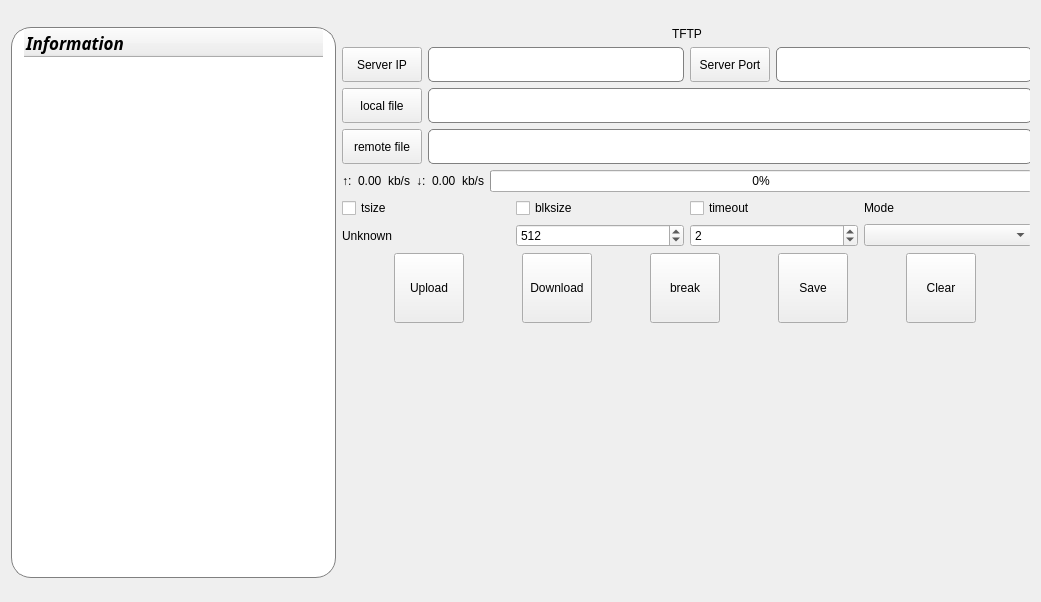
<?xml version="1.0" encoding="UTF-8"?>
<ui version="4.0">
 <class>Widget</class>
 <widget class="QWidget" name="Widget">
  <property name="geometry">
   <rect>
    <x>0</x>
    <y>0</y>
    <width>1041</width>
    <height>602</height>
   </rect>
  </property>
  <property name="minimumSize">
   <size>
    <width>0</width>
    <height>0</height>
   </size>
  </property>
  <property name="windowTitle">
   <string>Widget</string>
  </property>
  <property name="styleSheet">
   <string notr="true"/>
  </property>
  <layout class="QGridLayout" name="gridLayout">
   <item row="0" column="0">
    <widget class="QWidget" name="w_bg" native="true">
     <widget class="QWidget" name="horizontalLayoutWidget_2">
      <property name="geometry">
       <rect>
        <x>0</x>
        <y>16</y>
        <width>1021</width>
        <height>551</height>
       </rect>
      </property>
      <layout class="QHBoxLayout" name="horizontalLayout_2">
       <item>
        <widget class="QTreeWidget" name="treeWidget">
         <property name="styleSheet">
          <string notr="true">QTreeWidget{
border: 1px solid grey ;  
border-radius:20px;
padding: 1px 12px 1px 12px;  
background-color:rgb(255,255,255)
}</string>
         </property>
         <column>
          <property name="text">
           <string>Information</string>
          </property>
          <property name="font">
           <font>
            <family>Perpetua</family>
            <pointsize>13</pointsize>
            <italic>true</italic>
            <bold>true</bold>
           </font>
          </property>
          <property name="icon">
           <iconset>
            <normaloff>icons/name.png</normaloff>icons/name.png</iconset>
          </property>
         </column>
        </widget>
       </item>
       <item>
        <layout class="QVBoxLayout" name="verticalLayout" stretch="0,0,0,0,0,0,1,0,0">
         <item>
          <widget class="QLabel" name="title_label">
           <property name="styleSheet">
            <string notr="true">font-family: &quot;Arial&quot;;</string>
           </property>
           <property name="text">
            <string>TFTP</string>
           </property>
           <property name="alignment">
            <set>Qt::AlignCenter</set>
           </property>
          </widget>
         </item>
         <item>
          <layout class="QHBoxLayout" name="horizontalLayout_18" stretch="0,0,0">
           <item>
            <widget class="QPushButton" name="btnServerIP">
             <property name="maximumSize">
              <size>
               <width>16777215</width>
               <height>35</height>
              </size>
             </property>
             <property name="cursor">
              <cursorShape>PointingHandCursor</cursorShape>
             </property>
             <property name="styleSheet">
              <string notr="true"/>
             </property>
             <property name="text">
              <string>Server IP</string>
             </property>
             <property name="iconSize">
              <size>
               <width>20</width>
               <height>20</height>
              </size>
             </property>
             <property name="autoDefault">
              <bool>false</bool>
             </property>
             <property name="default">
              <bool>false</bool>
             </property>
             <property name="flat">
              <bool>false</bool>
             </property>
            </widget>
           </item>
           <item>
            <widget class="QTextEdit" name="textEditServerIP">
             <property name="maximumSize">
              <size>
               <width>16777215</width>
               <height>35</height>
              </size>
             </property>
             <property name="styleSheet">
              <string notr="true">QTextEdit
{
border: 1px solid grey ;  
border-radius:5px;
padding: 1px 1px 1px 1px;  
background-color:rgb(255,255,255)
}</string>
             </property>
            </widget>
           </item>
           <item>
            <layout class="QHBoxLayout" name="horizontalLayout_14" stretch="0,0">
             <item>
              <widget class="QPushButton" name="btnServerPort">
               <property name="maximumSize">
                <size>
                 <width>16777215</width>
                 <height>35</height>
                </size>
               </property>
               <property name="cursor">
                <cursorShape>PointingHandCursor</cursorShape>
               </property>
               <property name="styleSheet">
                <string notr="true"/>
               </property>
               <property name="text">
                <string>Server Port</string>
               </property>
               <property name="iconSize">
                <size>
                 <width>20</width>
                 <height>20</height>
                </size>
               </property>
               <property name="autoDefault">
                <bool>false</bool>
               </property>
               <property name="default">
                <bool>false</bool>
               </property>
               <property name="flat">
                <bool>false</bool>
               </property>
              </widget>
             </item>
             <item>
              <widget class="QTextEdit" name="textEditServerPort">
               <property name="maximumSize">
                <size>
                 <width>16777215</width>
                 <height>35</height>
                </size>
               </property>
               <property name="styleSheet">
                <string notr="true">QTextEdit
{
border: 1px solid grey ;  
border-radius:5px;
padding: 1px 1px 1px 1px;  
background-color:rgb(255,255,255)
}</string>
               </property>
              </widget>
             </item>
            </layout>
           </item>
          </layout>
         </item>
         <item>
          <layout class="QHBoxLayout" name="horizontalLayout_17" stretch="0,0">
           <item>
            <widget class="QPushButton" name="btnLocalfile">
             <property name="maximumSize">
              <size>
               <width>16777215</width>
               <height>35</height>
              </size>
             </property>
             <property name="cursor">
              <cursorShape>PointingHandCursor</cursorShape>
             </property>
             <property name="styleSheet">
              <string notr="true"/>
             </property>
             <property name="text">
              <string>local file</string>
             </property>
             <property name="icon">
              <iconset>
               <normaloff>icons/open.png</normaloff>icons/open.png</iconset>
             </property>
             <property name="iconSize">
              <size>
               <width>20</width>
               <height>20</height>
              </size>
             </property>
             <property name="autoDefault">
              <bool>false</bool>
             </property>
             <property name="default">
              <bool>false</bool>
             </property>
             <property name="flat">
              <bool>false</bool>
             </property>
            </widget>
           </item>
           <item>
            <widget class="QTextEdit" name="textLocalfile">
             <property name="maximumSize">
              <size>
               <width>16777215</width>
               <height>35</height>
              </size>
             </property>
             <property name="styleSheet">
              <string notr="true">QTextEdit
{
border: 1px solid grey ;  
border-radius:5px;
padding: 1px 1px 1px 1px;  
background-color:rgb(255,255,255)
}</string>
             </property>
            </widget>
           </item>
          </layout>
         </item>
         <item>
          <layout class="QHBoxLayout" name="horizontalLayout">
           <item>
            <widget class="QPushButton" name="btnRemotefile">
             <property name="maximumSize">
              <size>
               <width>16777215</width>
               <height>35</height>
              </size>
             </property>
             <property name="cursor">
              <cursorShape>PointingHandCursor</cursorShape>
             </property>
             <property name="styleSheet">
              <string notr="true"/>
             </property>
             <property name="text">
              <string>remote file</string>
             </property>
             <property name="icon">
              <iconset>
               <normaloff>icons/open.png</normaloff>icons/open.png</iconset>
             </property>
             <property name="iconSize">
              <size>
               <width>20</width>
               <height>20</height>
              </size>
             </property>
             <property name="autoDefault">
              <bool>false</bool>
             </property>
             <property name="default">
              <bool>false</bool>
             </property>
             <property name="flat">
              <bool>false</bool>
             </property>
            </widget>
           </item>
           <item>
            <widget class="QTextEdit" name="textRemotefile">
             <property name="maximumSize">
              <size>
               <width>16777215</width>
               <height>35</height>
              </size>
             </property>
             <property name="styleSheet">
              <string notr="true">QTextEdit
{
border: 1px solid grey ;  
border-radius:5px;
padding: 1px 1px 1px 1px;  
background-color:rgb(255,255,255)
}</string>
             </property>
            </widget>
           </item>
          </layout>
         </item>
         <item>
          <layout class="QHBoxLayout" name="horizontalLayout_4">
           <item>
            <widget class="QLabel" name="upload">
             <property name="text">
              <string>↑:</string>
             </property>
            </widget>
           </item>
           <item>
            <widget class="QLabel" name="upload_value">
             <property name="text">
              <string>0.00</string>
             </property>
            </widget>
           </item>
           <item>
            <widget class="QLabel" name="upload_danwei">
             <property name="text">
              <string>kb/s</string>
             </property>
            </widget>
           </item>
           <item>
            <widget class="QLabel" name="download">
             <property name="text">
              <string>↓:</string>
             </property>
            </widget>
           </item>
           <item>
            <widget class="QLabel" name="download_value">
             <property name="text">
              <string>0.00</string>
             </property>
            </widget>
           </item>
           <item>
            <widget class="QLabel" name="download_danwei">
             <property name="text">
              <string>kb/s</string>
             </property>
            </widget>
           </item>
           <item>
            <widget class="QProgressBar" name="progressBar">
             <property name="value">
              <number>0</number>
             </property>
            </widget>
           </item>
          </layout>
         </item>
         <item>
          <layout class="QGridLayout" name="gridLayout_4">
           <item row="0" column="0">
            <widget class="QCheckBox" name="tsizecheckBox">
             <property name="text">
              <string>tsize</string>
             </property>
            </widget>
           </item>
           <item row="1" column="0">
            <widget class="QLabel" name="tsizelabel">
             <property name="text">
              <string>Unknown</string>
             </property>
            </widget>
           </item>
           <item row="0" column="1">
            <widget class="QCheckBox" name="blksizecheckBox">
             <property name="text">
              <string>blksize</string>
             </property>
            </widget>
           </item>
           <item row="1" column="2">
            <widget class="QSpinBox" name="timeoutspinBox">
             <property name="value">
              <number>2</number>
             </property>
            </widget>
           </item>
           <item row="1" column="1">
            <widget class="QSpinBox" name="blksizespinBox">
             <property name="minimum">
              <number>0</number>
             </property>
             <property name="maximum">
              <number>16384</number>
             </property>
             <property name="value">
              <number>512</number>
             </property>
            </widget>
           </item>
           <item row="0" column="2">
            <widget class="QCheckBox" name="timeoutcheckBox">
             <property name="text">
              <string>timeout</string>
             </property>
            </widget>
           </item>
           <item row="0" column="3">
            <widget class="QLabel" name="modelabel">
             <property name="text">
              <string>Mode</string>
             </property>
            </widget>
           </item>
           <item row="1" column="3">
            <widget class="QComboBox" name="modecomboBox"/>
           </item>
          </layout>
         </item>
         <item>
          <layout class="QHBoxLayout" name="horizontalLayout_19">
           <item>
            <widget class="QToolButton" name="btnUpload">
             <property name="minimumSize">
              <size>
               <width>70</width>
               <height>70</height>
              </size>
             </property>
             <property name="cursor">
              <cursorShape>PointingHandCursor</cursorShape>
             </property>
             <property name="styleSheet">
              <string notr="true"/>
             </property>
             <property name="text">
              <string>Upload</string>
             </property>
             <property name="toolButtonStyle">
              <enum>Qt::ToolButtonTextUnderIcon</enum>
             </property>
            </widget>
           </item>
           <item>
            <widget class="QToolButton" name="btnDownload">
             <property name="minimumSize">
              <size>
               <width>70</width>
               <height>70</height>
              </size>
             </property>
             <property name="cursor">
              <cursorShape>PointingHandCursor</cursorShape>
             </property>
             <property name="styleSheet">
              <string notr="true"/>
             </property>
             <property name="text">
              <string>Download</string>
             </property>
             <property name="toolButtonStyle">
              <enum>Qt::ToolButtonTextUnderIcon</enum>
             </property>
            </widget>
           </item>
           <item>
            <widget class="QToolButton" name="btnBraek">
             <property name="minimumSize">
              <size>
               <width>70</width>
               <height>70</height>
              </size>
             </property>
             <property name="cursor">
              <cursorShape>PointingHandCursor</cursorShape>
             </property>
             <property name="styleSheet">
              <string notr="true"/>
             </property>
             <property name="text">
              <string>break</string>
             </property>
             <property name="toolButtonStyle">
              <enum>Qt::ToolButtonTextUnderIcon</enum>
             </property>
            </widget>
           </item>
           <item>
            <widget class="QToolButton" name="btnSave">
             <property name="minimumSize">
              <size>
               <width>70</width>
               <height>70</height>
              </size>
             </property>
             <property name="cursor">
              <cursorShape>PointingHandCursor</cursorShape>
             </property>
             <property name="styleSheet">
              <string notr="true"/>
             </property>
             <property name="text">
              <string>Save</string>
             </property>
             <property name="toolButtonStyle">
              <enum>Qt::ToolButtonTextUnderIcon</enum>
             </property>
            </widget>
           </item>
           <item>
            <widget class="QToolButton" name="btnClear">
             <property name="minimumSize">
              <size>
               <width>70</width>
               <height>70</height>
              </size>
             </property>
             <property name="cursor">
              <cursorShape>PointingHandCursor</cursorShape>
             </property>
             <property name="text">
              <string>Clear</string>
             </property>
             <property name="toolButtonStyle">
              <enum>Qt::ToolButtonTextUnderIcon</enum>
             </property>
            </widget>
           </item>
          </layout>
         </item>
         <item>
          <spacer name="verticalSpacer_6">
           <property name="orientation">
            <enum>Qt::Vertical</enum>
           </property>
           <property name="sizeHint" stdset="0">
            <size>
             <width>223</width>
             <height>44</height>
            </size>
           </property>
          </spacer>
         </item>
         <item>
          <layout class="QHBoxLayout" name="horizontalLayout_15">
           <item>
            <spacer name="horizontalSpacer_5">
             <property name="orientation">
              <enum>Qt::Horizontal</enum>
             </property>
             <property name="sizeHint" stdset="0">
              <size>
               <width>40</width>
               <height>20</height>
              </size>
             </property>
            </spacer>
           </item>
           <item>
            <spacer name="horizontalSpacer_6">
             <property name="orientation">
              <enum>Qt::Horizontal</enum>
             </property>
             <property name="sizeHint" stdset="0">
              <size>
               <width>40</width>
               <height>20</height>
              </size>
             </property>
            </spacer>
           </item>
          </layout>
         </item>
        </layout>
       </item>
      </layout>
     </widget>
    </widget>
   </item>
  </layout>
 </widget>
 <resources/>
 <connections/>
</ui>
